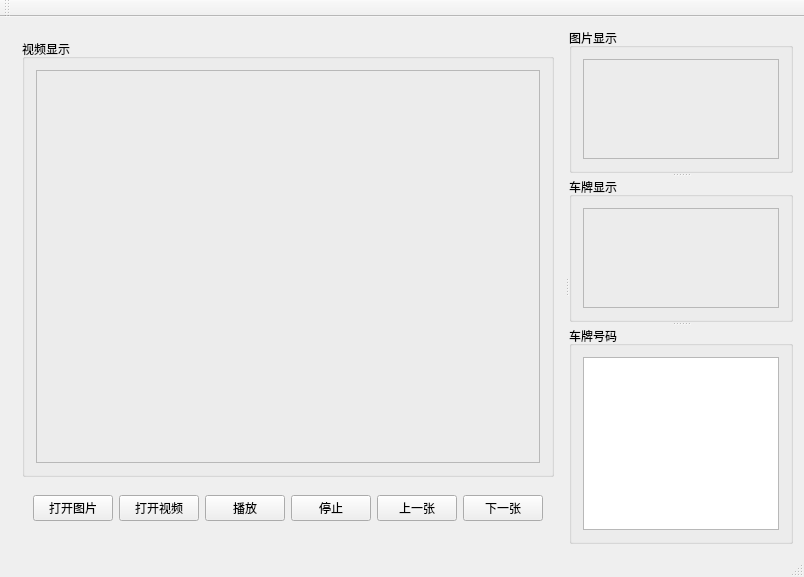
<?xml version="1.0" encoding="UTF-8"?>
<ui version="4.0">
 <class>QDetectionClass</class>
 <widget class="QMainWindow" name="QDetectionClass">
  <property name="geometry">
   <rect>
    <x>0</x>
    <y>0</y>
    <width>804</width>
    <height>577</height>
   </rect>
  </property>
  <property name="windowTitle">
   <string>QDetection</string>
  </property>
  <widget class="QWidget" name="centralWidget">
   <layout class="QGridLayout" name="gridLayout_2">
    <item row="0" column="0">
     <widget class="QSplitter" name="splitter_2">
      <property name="orientation">
       <enum>Qt::Horizontal</enum>
      </property>
      <widget class="QWidget" name="">
       <layout class="QVBoxLayout" name="verticalLayout_2">
        <item>
         <widget class="QGroupBox" name="groupBox">
          <property name="title">
           <string>视频显示</string>
          </property>
          <layout class="QGridLayout" name="gridLayout">
           <item row="0" column="0">
            <widget class="QFrame" name="frame_video">
             <property name="frameShape">
              <enum>QFrame::StyledPanel</enum>
             </property>
             <property name="frameShadow">
              <enum>QFrame::Raised</enum>
             </property>
            </widget>
           </item>
          </layout>
         </widget>
        </item>
        <item>
         <widget class="QWidget" name="widget_btn" native="true">
          <property name="maximumSize">
           <size>
            <width>16777215</width>
            <height>50</height>
           </size>
          </property>
          <layout class="QGridLayout" name="gridLayout_5">
           <item row="0" column="0">
            <layout class="QHBoxLayout" name="horizontalLayout">
             <item>
              <widget class="QPushButton" name="pushButton_openPic">
               <property name="text">
                <string>打开图片</string>
               </property>
              </widget>
             </item>
             <item>
              <widget class="QPushButton" name="pushButton_openVideo">
               <property name="text">
                <string>打开视频</string>
               </property>
              </widget>
             </item>
             <item>
              <widget class="QPushButton" name="pushButton_play">
               <property name="text">
                <string>播放</string>
               </property>
              </widget>
             </item>
             <item>
              <widget class="QPushButton" name="pushButton_stop">
               <property name="text">
                <string>停止</string>
               </property>
              </widget>
             </item>
             <item>
              <widget class="QPushButton" name="pushButton_pre">
               <property name="text">
                <string>上一张</string>
               </property>
              </widget>
             </item>
             <item>
              <widget class="QPushButton" name="pushButton_next">
               <property name="text">
                <string>下一张</string>
               </property>
              </widget>
             </item>
            </layout>
           </item>
          </layout>
         </widget>
        </item>
       </layout>
      </widget>
      <widget class="QSplitter" name="splitter">
       <property name="orientation">
        <enum>Qt::Vertical</enum>
       </property>
       <widget class="QGroupBox" name="groupBox_2">
        <property name="title">
         <string>图片显示</string>
        </property>
        <layout class="QVBoxLayout" name="verticalLayout_3">
         <item>
          <widget class="QFrame" name="frame_showPic">
           <property name="minimumSize">
            <size>
             <width>0</width>
             <height>100</height>
            </size>
           </property>
           <property name="frameShape">
            <enum>QFrame::StyledPanel</enum>
           </property>
           <property name="frameShadow">
            <enum>QFrame::Raised</enum>
           </property>
          </widget>
         </item>
        </layout>
       </widget>
       <widget class="QGroupBox" name="groupBox_3">
        <property name="title">
         <string>车牌显示</string>
        </property>
        <layout class="QVBoxLayout" name="verticalLayout_4">
         <item>
          <widget class="QFrame" name="frame_showCarBrand">
           <property name="minimumSize">
            <size>
             <width>0</width>
             <height>100</height>
            </size>
           </property>
           <property name="frameShape">
            <enum>QFrame::StyledPanel</enum>
           </property>
           <property name="frameShadow">
            <enum>QFrame::Raised</enum>
           </property>
          </widget>
         </item>
        </layout>
       </widget>
       <widget class="QGroupBox" name="groupBox_4">
        <property name="title">
         <string>车牌号码</string>
        </property>
        <layout class="QVBoxLayout" name="verticalLayout_5">
         <item>
          <widget class="QTableWidget" name="tableWidget"/>
         </item>
        </layout>
       </widget>
      </widget>
     </widget>
    </item>
   </layout>
  </widget>
  <widget class="QMenuBar" name="menuBar">
   <property name="geometry">
    <rect>
     <x>0</x>
     <y>0</y>
     <width>804</width>
     <height>23</height>
    </rect>
   </property>
  </widget>
  <widget class="QToolBar" name="mainToolBar">
   <attribute name="toolBarArea">
    <enum>TopToolBarArea</enum>
   </attribute>
   <attribute name="toolBarBreak">
    <bool>false</bool>
   </attribute>
  </widget>
  <widget class="QStatusBar" name="statusBar"/>
 </widget>
 <layoutdefault spacing="6" margin="11"/>
 <resources>
  <include location="QDetection.qrc"/>
 </resources>
 <connections/>
</ui>
